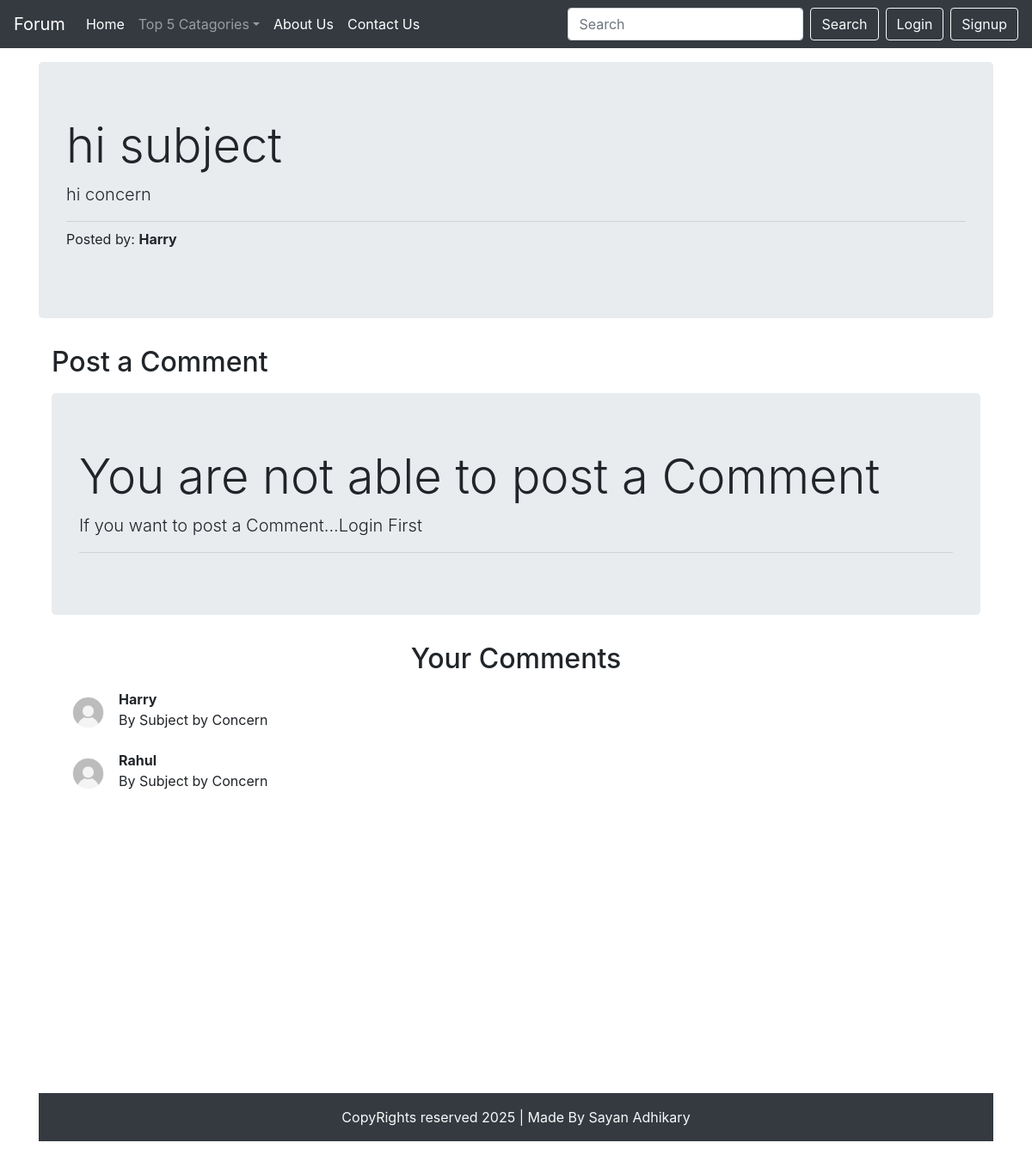
/threads.php?threadid=7, run on the app's committed database.
### tables this page shows
CREATE TABLE `threads` (
  `thread_id` int(11) NOT NULL,
  `thread_title` text NOT NULL,
  `thread_desc` text NOT NULL,
  `thread_cat_id` int(11) NOT NULL,
  `thread_user_id` int(11) NOT NULL,
  `Date` datetime NOT NULL DEFAULT current_timestamp()
);

CREATE TABLE `users` (
  `srn` int(11) NOT NULL,
  `Name` varchar(15) NOT NULL,
  `Email` text NOT NULL,
  `Password` text NOT NULL,
  `Date` datetime NOT NULL DEFAULT current_timestamp()
);

CREATE TABLE `comments` (
  `comment_id` int(11) NOT NULL,
  `comment_content` text NOT NULL,
  `thread_id` int(11) NOT NULL,
  `comment_by` int(11) NOT NULL,
  `Date` datetime NOT NULL DEFAULT current_timestamp()
);

### threads.php (the view, shortened to what this page needs)
<?php require "assets/dbconnect.php";
$id = $_GET['threadid'];
$sql = "SELECT * FROM `threads` WHERE thread_id = '$id'";
            $result = mysqli_query($con, $sql);
            while($row = mysqli_fetch_assoc($result)){
                $id =$row['thread_id'];
                $title = $row['thread_title'];
                $desc = $row['thread_desc'];
                $thuser_id = $row['thread_user_id'];
                $sql2 = "SELECT Name FROM `users` WHERE srn = '$thuser_id'";
                $result2 = mysqli_query($con, $sql2);
                $row2 = mysqli_fetch_assoc($result2);
                $postedby = $row2['Name'];
            }
?>
<!doctype html>
<html lang="en">
  <head>
    <link rel="stylesheet" href="https://cdn.jsdelivr.net/npm/bootstrap@4.6.2/dist/css/bootstrap.min.css">
  </head>
  <body>
    <?php include "assets/header.php";
    ?>
    <div class="container my-3">
            <div class="jumbotron">
                <h1 class="display-4"><?php echo $title; ?></h1>
                    <p class="lead"><?php echo $desc; ?></p>
                    <hr class="my-2">
                    <p>Posted by: <b><?php echo $postedby; ?></b></p>
            </div>
            <div class="container my-3">
          <h2 class="my-3">Post a Comment</h2>
          <?php
          if(isset($_SESSION['loggedin']) && $_SESSION['loggedin'] == true) {
         echo '<form action="'.$_SERVER["REQUEST_URI"].'" method="post">
                <div class="form-group">
                    <textarea name="comment" row="3" class="form-control"></textarea>
                    <input type="hidden" name="srn" value="'.$_SESSION["srn"].'">
                </div>
                <button type="submit" class="btn btn-primary">post</button>
          </form>
         </div>';
          } else {
            echo '<div class="jumbotron">
                <h1 class="display-4">You are not able to post a Comment</h1>
                    <p class="lead">If you want to post a Comment...Login First</p>
                    <hr class="my-2">
            </div>';
          }
        ?>
    </div>
    <div class="container my-4" id="footer">
      <h2 class="text-center">Your Comments</h2>
      <div class="container my-3">
<?php
    $sql = "SELECT * FROM `comments` WHERE thread_id = '$id'";
    $result = mysqli_query($con, $sql);
            while($row = mysqli_fetch_assoc($result)){
                $comment = $row['comment_content'];
                $postedby = $row['comment_by'];
                $sql2 = "SELECT Name FROM `users` WHERE srn = '$postedby'";
                $result2 = mysqli_query($con, $sql2);
                $row2 = mysqli_fetch_assoc($result2);
                $name = $row2['Name'];
                echo '<div class="media my-3">
                      <a class="d-flex" href="#">
                      <img src="img/user.png" height="55px" alt="image can not be displayed">
                      </a>
                      <div class="media-body my-0 ml-2">
                      <p class="font-weight-bold my-0">'.$name.'</p>
                      '.$comment.'
                      </div>
                    </div>';
            }
?>
      </div>
    </div>
    <?php include "assets/footer.php";?>
  </body>
</html>

### threads.php (style rules this page uses)
#footer { min-height: 500px; }

### data on the page
threads: thread_title "hi subject", thread_desc "hi concern"
users: Name "Harry"
comments: users.Name "Harry", comment_content "By Subject by Concern"
comments: users.Name "Rahul", comment_content "By Subject by Concern"
